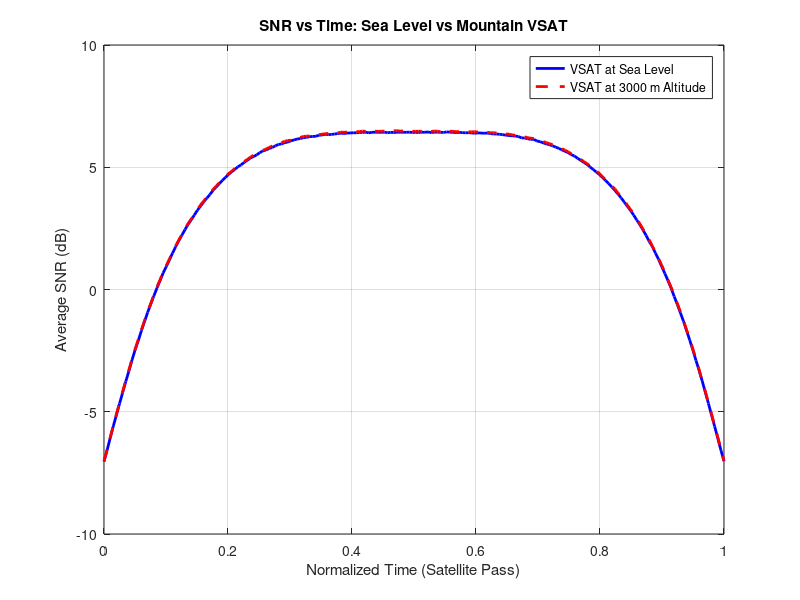
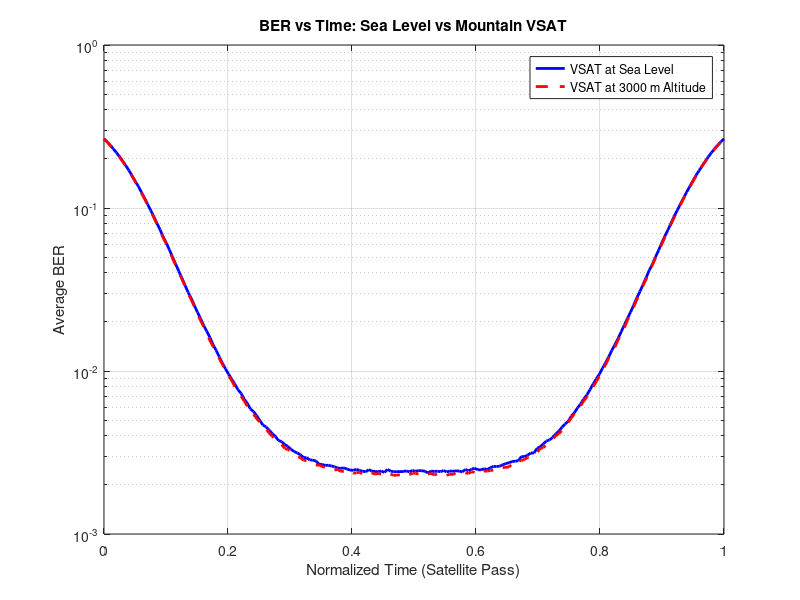

The MATLAB source for these figures, in order:
% Constants
fc = 30e9;               % Carrier frequency (Hz, Ka-band)
c = 3e8;                 % Speed of light (m/s)
Pt = 1;                  % Transmit power (W)
Gt_dB = 35;              % Transmit antenna gain (dBi)
Gr_dB = 35;              % Receive antenna gain (dBi)
Gt = 10^(Gt_dB/10);
Gr = 10^(Gr_dB/10);
Re = 6371e3;             % Earth radius (m)
h_sat = 600e3;           % Satellite altitude (m)
F = 10;                  % Noise figure (linear)
k = 1.38e-23;            % Boltzmann constant
T = 290;                 % Temperature (K)
BW = 100e6;              % Bandwidth (Hz)
N0 = k * T * F * BW;
K_dB = 10;               % Rician K-factor in dB
K = 10^(K_dB/10);

% Altitudes of VSATs
h_VSAT_low = 0;          % Sea level
h_VSAT_high = 3000;      % 3000 meters above sea level

% Satellite pass (normalized time)
time = linspace(0, 1, 200);
theta_deg = 90 * sin(pi * time);   % Elevation angle (0 to 90 to 0)
theta_rad = deg2rad(theta_deg);

% Function to compute slant range for a given VSAT altitude
slant_range = @(theta, h_vsat) sqrt((Re + h_sat).^2 - (Re + h_vsat).^2 .* (cos(theta)).^2) ...
                                - (Re + h_vsat) .* sin(theta);

% Compute slant ranges
d_low = slant_range(theta_rad, h_VSAT_low);
d_high = slant_range(theta_rad, h_VSAT_high);

% Compute path loss and received power
Lfs_low = (4 * pi * d_low * fc / c).^2;
Lfs_high = (4 * pi * d_high * fc / c).^2;
Pr_low = Pt * Gt * Gr ./ Lfs_low;
Pr_high = Pt * Gt * Gr ./ Lfs_high;

% Fading model
M = 4; N = 10000;
avgBER_low = zeros(size(time));
avgBER_high = zeros(size(time));
SNR_low_dB = zeros(size(time));
SNR_high_dB = zeros(size(time));

for idx = 1:length(time)
    % Low-altitude VSAT
    pr1 = Pr_low(idx);
    LOS = sqrt(K / (K + 1));
    NLOS = sqrt(1 / (2 * (K + 1)));
    H1 = LOS + NLOS * (randn(M,N) + 1j*randn(M,N));
    Hsum1 = sum(abs(H1).^2, 1);
    SNR1 = pr1 * Hsum1 / (M * N0);
    avgBER_low(idx) = mean(0.5 * erfc(sqrt(SNR1)));
    SNR_low_dB(idx) = 10 * log10(mean(SNR1));

    % High-altitude VSAT
    pr2 = Pr_high(idx);
    H2 = LOS + NLOS * (randn(M,N) + 1j*randn(M,N));
    Hsum2 = sum(abs(H2).^2, 1);
    SNR2 = pr2 * Hsum2 / (M * N0);
    avgBER_high(idx) = mean(0.5 * erfc(sqrt(SNR2)));
    SNR_high_dB(idx) = 10 * log10(mean(SNR2));
end

% Plot SNR Comparison
figure;
plot(time, SNR_low_dB, 'b-', 'LineWidth', 2); hold on;
plot(time, SNR_high_dB, 'r--', 'LineWidth', 2);
xlabel('Normalized Time (Satellite Pass)');
ylabel('Average SNR (dB)');
title('SNR vs Time: Sea Level vs Mountain VSAT');
legend('VSAT at Sea Level', 'VSAT at 3000 m Altitude');
grid on;

% Plot BER Comparison
figure;
semilogy(time, avgBER_low, 'b-', 'LineWidth', 2); hold on;
semilogy(time, avgBER_high, 'r--', 'LineWidth', 2);
xlabel('Normalized Time (Satellite Pass)');
ylabel('Average BER');
title('BER vs Time: Sea Level vs Mountain VSAT');
legend('VSAT at Sea Level', 'VSAT at 3000 m Altitude');
grid on;
